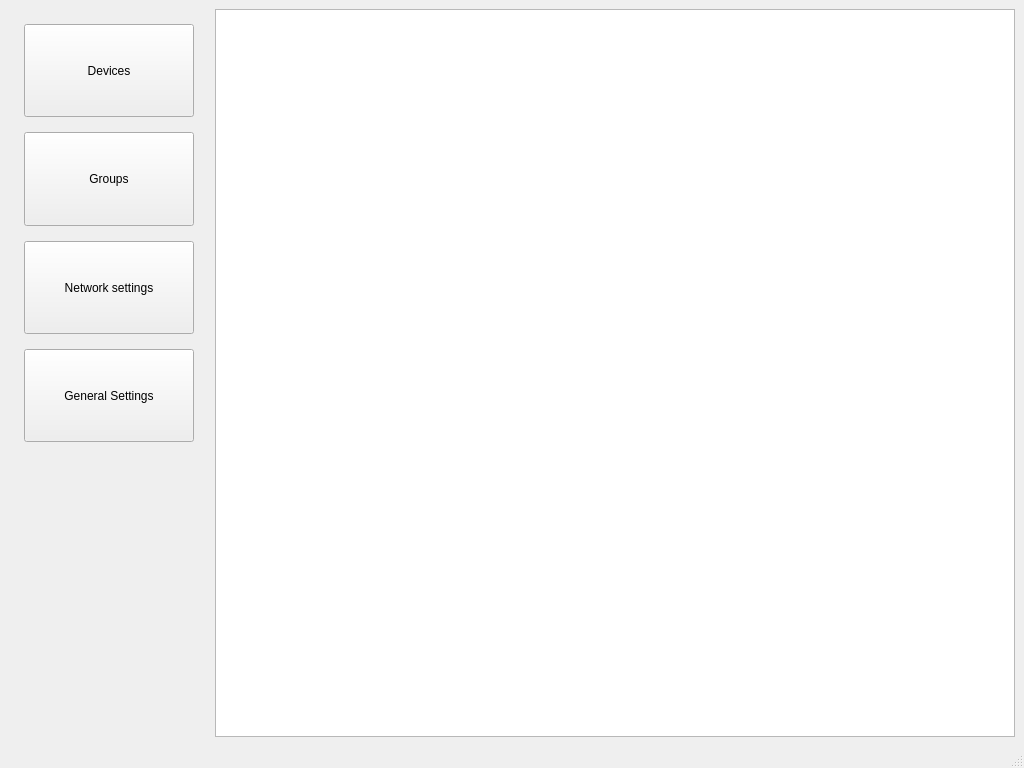
<?xml version="1.0" encoding="UTF-8"?>
<ui version="4.0">
 <class>MainWindow</class>
 <widget class="QMainWindow" name="MainWindow">
  <property name="geometry">
   <rect>
    <x>0</x>
    <y>0</y>
    <width>1024</width>
    <height>768</height>
   </rect>
  </property>
  <property name="sizePolicy">
   <sizepolicy hsizetype="Fixed" vsizetype="Fixed">
    <horstretch>0</horstretch>
    <verstretch>0</verstretch>
   </sizepolicy>
  </property>
  <property name="windowTitle">
   <string>MainWindow</string>
  </property>
  <widget class="QWidget" name="centralwidget">
   <layout class="QHBoxLayout" name="horizontalLayout" stretch="1,4">
    <item>
     <widget class="QWidget" name="menuWidget" native="true">
      <property name="autoFillBackground">
       <bool>false</bool>
      </property>
      <property name="styleSheet">
       <string notr="true"/>
      </property>
      <layout class="QVBoxLayout" name="verticalLayout_2">
       <property name="spacing">
        <number>6</number>
       </property>
       <property name="leftMargin">
        <number>15</number>
       </property>
       <property name="topMargin">
        <number>15</number>
       </property>
       <property name="rightMargin">
        <number>15</number>
       </property>
       <property name="bottomMargin">
        <number>15</number>
       </property>
       <item>
        <layout class="QVBoxLayout" name="verticalLayout" stretch="1,1,1,1,3">
         <property name="spacing">
          <number>15</number>
         </property>
         <item>
          <widget class="QPushButton" name="deviceConfButton">
           <property name="sizePolicy">
            <sizepolicy hsizetype="Minimum" vsizetype="MinimumExpanding">
             <horstretch>0</horstretch>
             <verstretch>0</verstretch>
            </sizepolicy>
           </property>
           <property name="text">
            <string>Devices</string>
           </property>
          </widget>
         </item>
         <item>
          <widget class="QPushButton" name="groupsConfButton">
           <property name="sizePolicy">
            <sizepolicy hsizetype="Minimum" vsizetype="MinimumExpanding">
             <horstretch>0</horstretch>
             <verstretch>0</verstretch>
            </sizepolicy>
           </property>
           <property name="text">
            <string>Groups</string>
           </property>
          </widget>
         </item>
         <item>
          <widget class="QPushButton" name="networkSettingsButton">
           <property name="sizePolicy">
            <sizepolicy hsizetype="Minimum" vsizetype="MinimumExpanding">
             <horstretch>0</horstretch>
             <verstretch>0</verstretch>
            </sizepolicy>
           </property>
           <property name="text">
            <string>Network settings</string>
           </property>
          </widget>
         </item>
         <item>
          <widget class="QPushButton" name="generalSettingsButton">
           <property name="sizePolicy">
            <sizepolicy hsizetype="Minimum" vsizetype="MinimumExpanding">
             <horstretch>0</horstretch>
             <verstretch>0</verstretch>
            </sizepolicy>
           </property>
           <property name="text">
            <string>General Settings</string>
           </property>
          </widget>
         </item>
         <item>
          <spacer name="verticalSpacer">
           <property name="orientation">
            <enum>Qt::Vertical</enum>
           </property>
           <property name="sizeHint" stdset="0">
            <size>
             <width>20</width>
             <height>40</height>
            </size>
           </property>
          </spacer>
         </item>
        </layout>
       </item>
      </layout>
     </widget>
    </item>
    <item>
     <widget class="QTreeView" name="treeView">
      <property name="editTriggers">
       <set>QAbstractItemView::NoEditTriggers</set>
      </property>
      <property name="selectionMode">
       <enum>QAbstractItemView::NoSelection</enum>
      </property>
      <attribute name="headerCascadingSectionResizes">
       <bool>true</bool>
      </attribute>
      <attribute name="headerDefaultSectionSize">
       <number>195</number>
      </attribute>
      <attribute name="headerHighlightSections">
       <bool>true</bool>
      </attribute>
      <attribute name="headerMinimumSectionSize">
       <number>50</number>
      </attribute>
     </widget>
    </item>
   </layout>
  </widget>
  <widget class="QMenuBar" name="menubar">
   <property name="geometry">
    <rect>
     <x>0</x>
     <y>0</y>
     <width>1024</width>
     <height>20</height>
    </rect>
   </property>
   <property name="sizePolicy">
    <sizepolicy hsizetype="Fixed" vsizetype="Fixed">
     <horstretch>0</horstretch>
     <verstretch>0</verstretch>
    </sizepolicy>
   </property>
  </widget>
  <widget class="QStatusBar" name="statusbar"/>
 </widget>
 <resources/>
 <connections/>
</ui>
